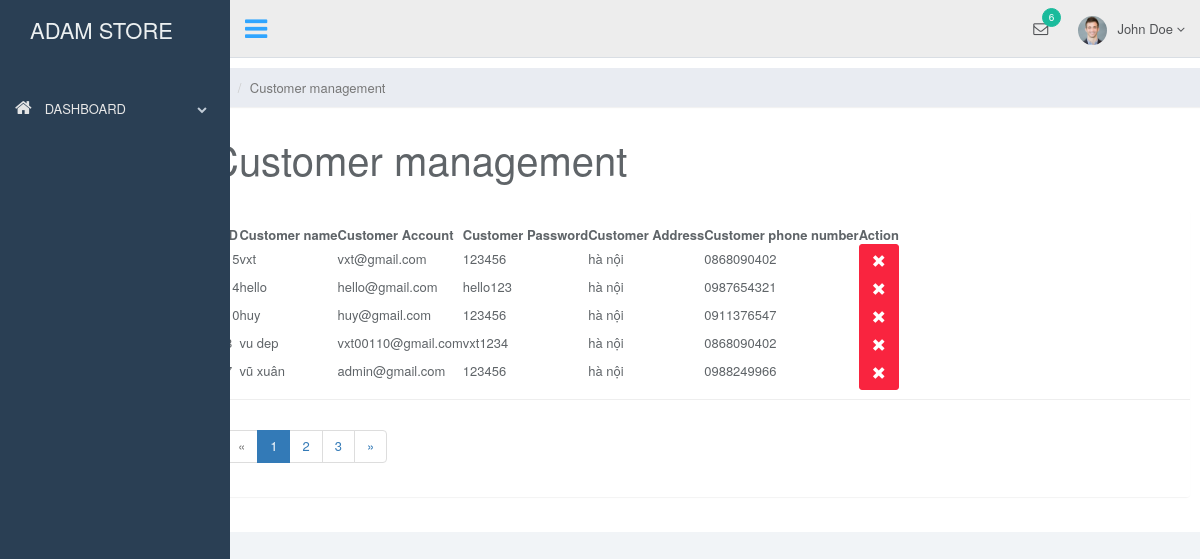
Screenshot of /admin/index.php?page=customer (signed in) with the database file from the repository.
### tables this page shows
CREATE TABLE `customer` (
  `customer_id` int(11) NOT NULL,
  `customer_name` varchar(255) NOT NULL,
  `customer_mail` varchar(255) NOT NULL,
  `customer_pass` varchar(255) NOT NULL,
  `customer_address` varchar(255) NOT NULL,
  `customer_phone` varchar(11) NOT NULL
);

### admin/modules/customer/customer.php (the view, shortened to what this page needs)
<?php
    $sql_customer = "SELECT * FROM customer ORDER BY customer_id DESC";
    $resultAll = mysqli_query($conn, $sql_customer);
     $rowPerPage = 5;
    $totalRecords = mysqli_num_rows($resultAll);
    $totalPage =  ceil($totalRecords / $rowPerPage);
    if(isset($_GET['current_page'])){
        $current_page = $_GET['current_page'];
    }else{
        $current_page = 1;
    }
    $start = ($current_page - 1)*$rowPerPage;
    $sql_pagination = "SELECT * FROM customer ORDER BY customer_id  DESC LIMIT $start,$rowPerPage";
    $resultPagination = mysqli_query($conn, $sql_pagination);
?>
	<div class="col-sm-9 col-sm-offset-3 col-lg-10 col-lg-offset-2 main">
		<div class="row">
			<ol class="breadcrumb">
				<li><a href="#"><svg class="glyph stroked home"><use xlink:href="#stroked-home"></use></svg></a></li>
				<li class="active">Customer management</li>
			</ol>
		</div>
		<div class="row">
			<div class="col-lg-12">
				<h1 class="page-header">Customer management</h1>
			</div>
		</div>
		<div class="row">
			<div class="col-md-12">
					<div class="panel panel-default">
							<div class="panel-body">
								<table
									data-toolbar="#toolbar"
									data-toggle="table">
									<thead>
									<tr>
									<th data-field="id" data-sortable="true">ID</th>
									<th>Customer name</th>
                                    <th>Customer Account</th>
									<th>Customer Password</th>
									<th>Customer Address</th>
                                    <th>Customer phone number</th>
									<th>Action</th>
									</tr>
									</thead>
									<tbody>
									  <?php
                        if(mysqli_num_rows($resultPagination) > 0){
                            while ($row = mysqli_fetch_assoc($resultPagination)){
                      ?>
						<tr>
                            <td style=""><?php echo $row['customer_id']; ?></td>
                            <td style=""><?php echo $row['customer_name']; ?></td>
							<td style=""><?php echo $row['customer_mail']; ?></td>
                            <td style=""><?php echo $row['customer_pass']; ?></td>
                            <td style=""><?php echo $row['customer_address']; ?></td>
                            <td style=""><?php echo $row['customer_phone']; ?></td>
                            <td class="form-group">
                              <a onclick="return confirmDel();" href="modules/customer/del_customer.php?customer_id=<?php echo $row['customer_id'];?>" class="btn btn-danger"><i class="glyphicon glyphicon-remove"></i></a>
                            </td>
                        </tr>
                    <?php
                            }
                      }
                  	?>
									</tbody>
								</table>
							</div>
							<div class="panel-footer">
								<nav aria-label="Page navigation example">
								<ul class="pagination">
									<?php
									if ($current_page > 1) { ?>
										<li class="page-item"><a class="page-link" href="index.php?page=customer&current_page=<?php echo $current_page - 1; ?>">&laquo;</a></li>
									<?php } else {
									?>
										<li class="page-item disabled"><a class="page-link" href="">&laquo;</a></li>
									<?php } ?>
									<?php
									for ($i = 1; $i <= $totalPage; $i++) {
										if ($i > $current_page - 3 && $i < $current_page + 3) {
											if ($i == $current_page) {
									?>
												<li class="page-item active"><a class="page-link" href="index.php?page=customer&current_page=<?php echo $i; ?>"><?php echo $i; ?></a></li>
											<?php } else { ?>
												<li class="page-item"><a class="page-link" href="index.php?page=customer&current_page=<?php echo $i; ?>"><?php echo $i; ?></a></li>
									<?php
											}
										}
									}
									?>
									<?php
									if ($current_page < $totalPage) { ?>
										<li class="page-item"><a class="page-link" href="index.php?page=customer&current_page=<?php echo $current_page + 1; ?>">&raquo;</a></li>
									<?php } else {
									?>
										<li class="page-item disabled"><a class="page-link" href="">&raquo;</a></li>
									<?php } ?>
                            	</ul>
								</nav>
							</div>
						</div>
			</div>
		</div>
	</div>

### admin/css/styles.css (style rules this page uses)
body { background: #f1f4f7; color: #5f6468; }
a, a:hover, a:focus { color: #30a5ff; }
h1, h2, h3, h4, h5, h6 { color: #5f6468; }
h1 { font-weight: 300; font-size: 40px; }
.btn-danger, .btn-danger:hover, .btn-danger:focus, .btn-danger:active, .btn-danger.active, .open > .dropdown-toggle.btn-danger, .btn-danger.disabled, .btn-danger[disabled], fieldset[disabled] .btn-danger, .btn-danger.disabled:hover, .btn-danger[disabled]:hover, fieldset[disabled] .btn-danger:hover, .btn-danger.disabled:focus, .btn-danger[disabled]:focus, fieldset[disabled] .btn-danger:focus, .btn-danger.disabled:active, .btn-danger[disabled]:active, fieldset[disabled] .btn-danger:active, .btn-danger.disabled.active, .btn-danger[disabled].active, fieldset[disabled] .btn-danger.active { background-color: #f9243f; border-color: #f9243f; }
.panel { border: 0; }
.panel-footer { background: #fff; border-top: 1px solid #eee; }
.breadcrumb { border-radius: 0; padding: 10px 15px; background: #e9ecf2; box-shadow: 0 1px 1px rgba(0, 0, 0, .05); margin: 0 ; }
h1.page-header { margin-top: 30px; border-bottom: 0; }

### rows the page displays
customer: customer_id "15", customer_name "vxt", customer_mail "vxt@gmail.com", customer_pass "123456", customer_address "hà nội", customer_phone "0868090402"
customer: customer_id "14", customer_name "hello", customer_mail "hello@gmail.com", customer_pass "hello123", customer_address "hà nội", customer_phone "0987654321"
customer: customer_id "10", customer_name "huy", customer_mail "huy@gmail.com", customer_pass "123456", customer_address "hà nội", customer_phone "0911376547"
customer: customer_name "vu dep", customer_mail "vxt00110@gmail.com", customer_pass "vxt1234", customer_address "hà nội", customer_phone "0868090402"
customer: customer_name "vũ xuân", customer_mail "admin@gmail.com", customer_pass "123456", customer_address "hà nội", customer_phone "0988249966"
